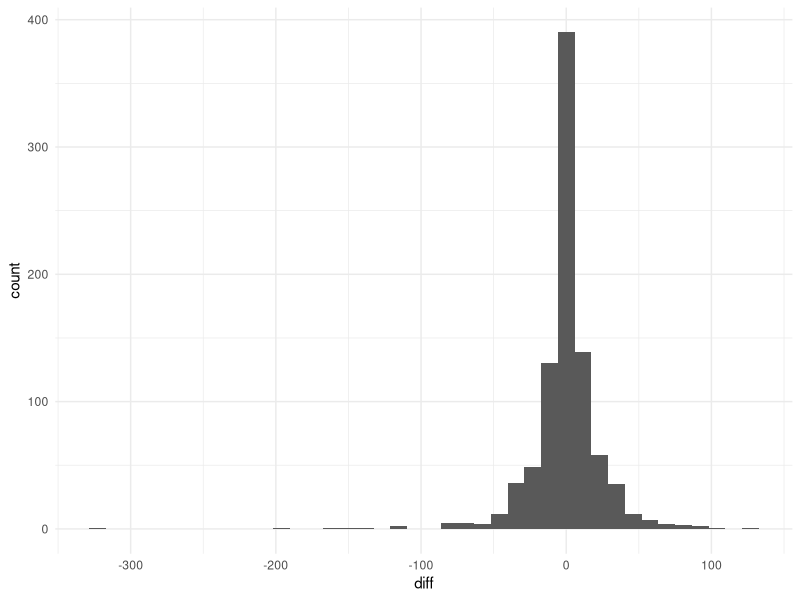
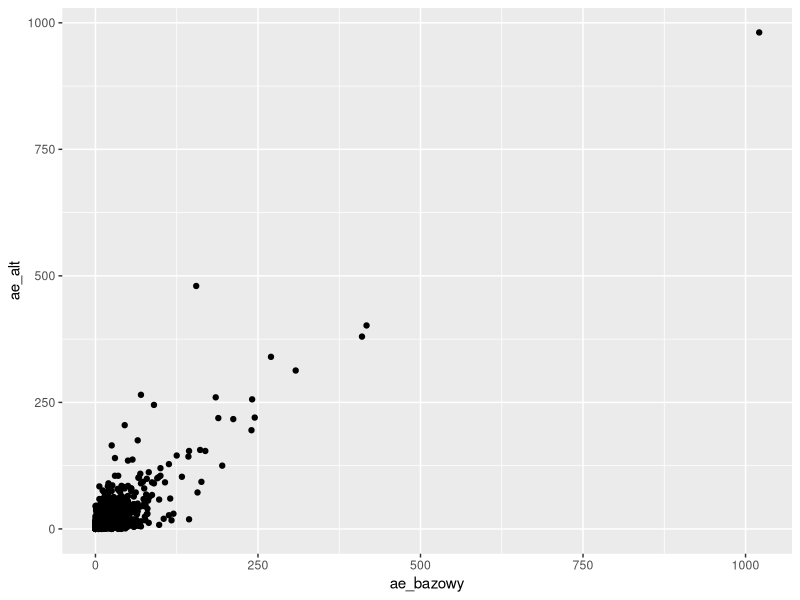
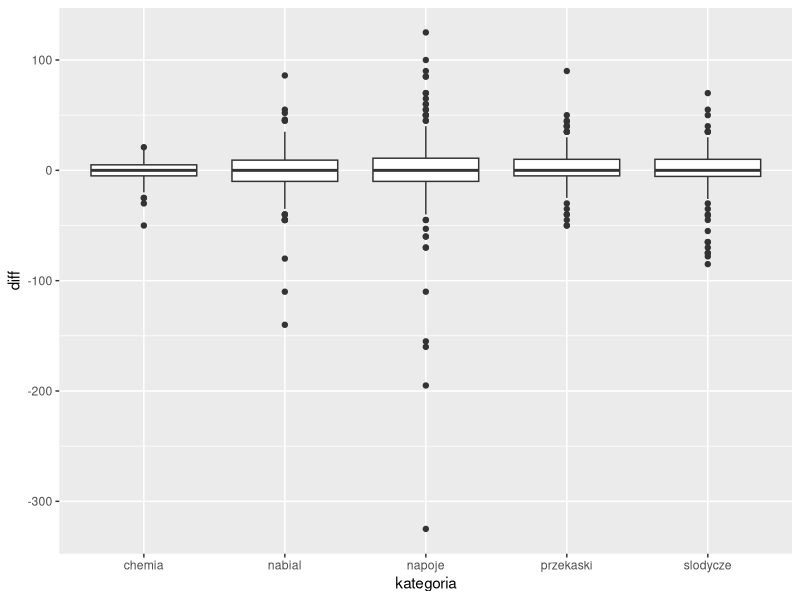

Source code (R) for these figures, in order:
library(tidyverse)

dane <- read.csv("prognozy_popytu.csv")
glimpse(dane)

count(dane, kategoria)
count(dane, typ_sklepu)

# Błędy prognozy

dane <- dane |>
  mutate(
    ae_bazowy = abs(prognoza_bazowa - sprzedaz_rzeczywista),
    ae_alt = abs(prognoza_alternatywna - sprzedaz_rzeczywista),
    diff = ae_bazowy - ae_alt
  )

dane |> 
  summarize(
    n = n(),
    mean_baz = mean(ae_bazowy),
    mean_alt = mean(ae_alt),
    mean_diff = mean(diff),
    median_baz = median(ae_bazowy),
    median_alt = median(ae_alt),
    median_diff = median(diff)
  )

ggplot(dane, aes(x=diff)) +
  geom_histogram(bins=40) +
  theme_minimal()

ggplot(dane, aes(x=ae_bazowy, y=ae_alt)) + 
  geom_point()
       
ggplot(dane, aes(x = kategoria, y = diff)) +
  geom_boxplot()

t.test(dane$diff, mu=0)
